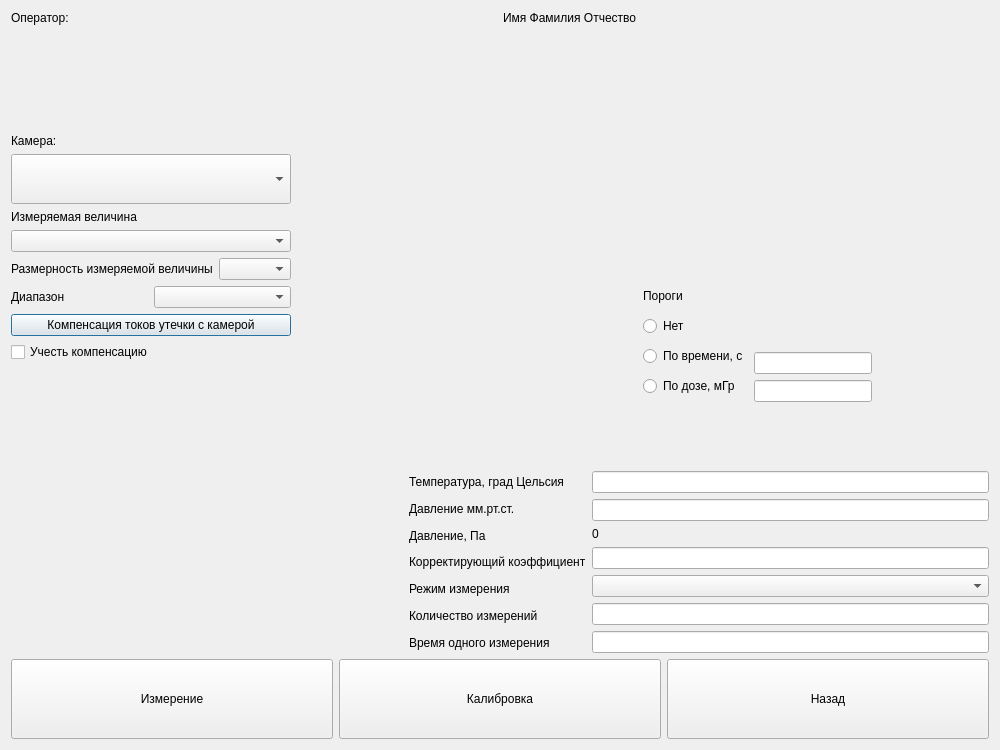
<?xml version="1.0" encoding="UTF-8"?>
<ui version="4.0">
 <class>Gamma_IK_measuring</class>
 <widget class="QDialog" name="Gamma_IK_measuring">
  <property name="geometry">
   <rect>
    <x>0</x>
    <y>0</y>
    <width>1000</width>
    <height>750</height>
   </rect>
  </property>
  <property name="windowTitle">
   <string>Dialog</string>
  </property>
  <layout class="QVBoxLayout" name="verticalLayout_8">
   <item>
    <layout class="QHBoxLayout" name="horizontalLayout_3">
     <item>
      <widget class="QLabel" name="label_8">
       <property name="text">
        <string>Оператор:</string>
       </property>
      </widget>
     </item>
     <item>
      <widget class="QLabel" name="label_9">
       <property name="text">
        <string>Имя Фамилия Отчество</string>
       </property>
      </widget>
     </item>
    </layout>
   </item>
   <item>
    <spacer name="verticalSpacer_2">
     <property name="orientation">
      <enum>Qt::Vertical</enum>
     </property>
     <property name="sizeHint" stdset="0">
      <size>
       <width>20</width>
       <height>53</height>
      </size>
     </property>
    </spacer>
   </item>
   <item>
    <layout class="QHBoxLayout" name="horizontalLayout_7">
     <item>
      <layout class="QVBoxLayout" name="verticalLayout_6">
       <item>
        <spacer name="verticalSpacer_3">
         <property name="orientation">
          <enum>Qt::Vertical</enum>
         </property>
         <property name="sizeHint" stdset="0">
          <size>
           <width>20</width>
           <height>40</height>
          </size>
         </property>
        </spacer>
       </item>
       <item>
        <widget class="QLabel" name="label">
         <property name="text">
          <string>Камера:</string>
         </property>
        </widget>
       </item>
       <item>
        <widget class="QComboBox" name="comboBox">
         <property name="sizePolicy">
          <sizepolicy hsizetype="Minimum" vsizetype="Minimum">
           <horstretch>0</horstretch>
           <verstretch>0</verstretch>
          </sizepolicy>
         </property>
         <property name="minimumSize">
          <size>
           <width>200</width>
           <height>50</height>
          </size>
         </property>
        </widget>
       </item>
       <item>
        <widget class="QLabel" name="label_12">
         <property name="text">
          <string>Измеряемая величина</string>
         </property>
        </widget>
       </item>
       <item>
        <widget class="QComboBox" name="comboBox_4"/>
       </item>
       <item>
        <layout class="QHBoxLayout" name="horizontalLayout_4">
         <item>
          <widget class="QLabel" name="label_10">
           <property name="text">
            <string>Размерность измеряемой величины</string>
           </property>
          </widget>
         </item>
         <item>
          <widget class="QComboBox" name="comboBox_3"/>
         </item>
        </layout>
       </item>
       <item>
        <layout class="QHBoxLayout" name="horizontalLayout_8">
         <item>
          <widget class="QLabel" name="label_13">
           <property name="text">
            <string>Диапазон</string>
           </property>
          </widget>
         </item>
         <item>
          <widget class="QComboBox" name="comboBox_5"/>
         </item>
        </layout>
       </item>
       <item>
        <widget class="QPushButton" name="pushButton_4">
         <property name="text">
          <string>Компенсация токов утечки с камерой</string>
         </property>
        </widget>
       </item>
       <item>
        <widget class="QCheckBox" name="checkBox">
         <property name="text">
          <string>Учесть компенсацию</string>
         </property>
        </widget>
       </item>
       <item>
        <spacer name="verticalSpacer_4">
         <property name="orientation">
          <enum>Qt::Vertical</enum>
         </property>
         <property name="sizeHint" stdset="0">
          <size>
           <width>20</width>
           <height>40</height>
          </size>
         </property>
        </spacer>
       </item>
      </layout>
     </item>
     <item>
      <spacer name="horizontalSpacer_4">
       <property name="orientation">
        <enum>Qt::Horizontal</enum>
       </property>
       <property name="sizeHint" stdset="0">
        <size>
         <width>40</width>
         <height>20</height>
        </size>
       </property>
      </spacer>
     </item>
     <item>
      <layout class="QVBoxLayout" name="verticalLayout_7">
       <item>
        <layout class="QVBoxLayout" name="verticalLayout_3">
         <item>
          <spacer name="verticalSpacer_6">
           <property name="orientation">
            <enum>Qt::Vertical</enum>
           </property>
           <property name="sizeHint" stdset="0">
            <size>
             <width>20</width>
             <height>40</height>
            </size>
           </property>
          </spacer>
         </item>
         <item>
          <layout class="QHBoxLayout" name="horizontalLayout_5">
           <item>
            <widget class="QLabel" name="label_6">
             <property name="text">
              <string>Пороги</string>
             </property>
            </widget>
           </item>
           <item>
            <spacer name="horizontalSpacer_3">
             <property name="orientation">
              <enum>Qt::Horizontal</enum>
             </property>
             <property name="sizeHint" stdset="0">
              <size>
               <width>40</width>
               <height>20</height>
              </size>
             </property>
            </spacer>
           </item>
          </layout>
         </item>
        </layout>
       </item>
       <item>
        <layout class="QHBoxLayout" name="horizontalLayout">
         <item>
          <layout class="QVBoxLayout" name="verticalLayout">
           <item>
            <widget class="QRadioButton" name="radioButton">
             <property name="text">
              <string>Нет</string>
             </property>
            </widget>
           </item>
           <item>
            <widget class="QRadioButton" name="radioButton_2">
             <property name="text">
              <string>По времени, с</string>
             </property>
            </widget>
           </item>
           <item>
            <widget class="QRadioButton" name="radioButton_3">
             <property name="text">
              <string>По дозе, мГр</string>
             </property>
            </widget>
           </item>
          </layout>
         </item>
         <item>
          <layout class="QVBoxLayout" name="verticalLayout_2">
           <item>
            <spacer name="verticalSpacer">
             <property name="orientation">
              <enum>Qt::Vertical</enum>
             </property>
             <property name="sizeType">
              <enum>QSizePolicy::Minimum</enum>
             </property>
             <property name="sizeHint" stdset="0">
              <size>
               <width>20</width>
               <height>40</height>
              </size>
             </property>
            </spacer>
           </item>
           <item>
            <widget class="QLineEdit" name="lineEdit_4"/>
           </item>
           <item>
            <widget class="QLineEdit" name="lineEdit_5"/>
           </item>
          </layout>
         </item>
         <item>
          <spacer name="horizontalSpacer_2">
           <property name="orientation">
            <enum>Qt::Horizontal</enum>
           </property>
           <property name="sizeHint" stdset="0">
            <size>
             <width>40</width>
             <height>20</height>
            </size>
           </property>
          </spacer>
         </item>
        </layout>
       </item>
      </layout>
     </item>
    </layout>
   </item>
   <item>
    <spacer name="verticalSpacer_5">
     <property name="orientation">
      <enum>Qt::Vertical</enum>
     </property>
     <property name="sizeHint" stdset="0">
      <size>
       <width>20</width>
       <height>53</height>
      </size>
     </property>
    </spacer>
   </item>
   <item>
    <layout class="QHBoxLayout" name="horizontalLayout_2">
     <item>
      <spacer name="horizontalSpacer">
       <property name="orientation">
        <enum>Qt::Horizontal</enum>
       </property>
       <property name="sizeHint" stdset="0">
        <size>
         <width>40</width>
         <height>20</height>
        </size>
       </property>
      </spacer>
     </item>
     <item>
      <layout class="QVBoxLayout" name="verticalLayout_5">
       <item>
        <widget class="QLabel" name="label_2">
         <property name="text">
          <string>Температура, град Цельсия</string>
         </property>
        </widget>
       </item>
       <item>
        <widget class="QLabel" name="label_3">
         <property name="text">
          <string>Давление мм.рт.ст.</string>
         </property>
        </widget>
       </item>
       <item>
        <widget class="QLabel" name="label_14">
         <property name="text">
          <string>Давление, Па</string>
         </property>
        </widget>
       </item>
       <item>
        <widget class="QLabel" name="label_4">
         <property name="text">
          <string>Корректирующий коэффициент</string>
         </property>
        </widget>
       </item>
       <item>
        <widget class="QLabel" name="label_5">
         <property name="text">
          <string>Режим измерения</string>
         </property>
        </widget>
       </item>
       <item>
        <widget class="QLabel" name="label_7">
         <property name="text">
          <string>Количество измерений</string>
         </property>
        </widget>
       </item>
       <item>
        <widget class="QLabel" name="label_11">
         <property name="text">
          <string>Время одного измерения</string>
         </property>
        </widget>
       </item>
      </layout>
     </item>
     <item>
      <layout class="QVBoxLayout" name="verticalLayout_4">
       <item>
        <widget class="QLineEdit" name="lineEdit"/>
       </item>
       <item>
        <widget class="QLineEdit" name="lineEdit_2"/>
       </item>
       <item>
        <widget class="QLabel" name="label_15">
         <property name="text">
          <string>0</string>
         </property>
        </widget>
       </item>
       <item>
        <widget class="QLineEdit" name="lineEdit_3"/>
       </item>
       <item>
        <widget class="QComboBox" name="comboBox_2"/>
       </item>
       <item>
        <widget class="QLineEdit" name="lineEdit_6"/>
       </item>
       <item>
        <widget class="QLineEdit" name="lineEdit_7"/>
       </item>
      </layout>
     </item>
    </layout>
   </item>
   <item>
    <layout class="QHBoxLayout" name="horizontalLayout_6">
     <item>
      <widget class="QPushButton" name="pushButton_2">
       <property name="sizePolicy">
        <sizepolicy hsizetype="Minimum" vsizetype="Maximum">
         <horstretch>0</horstretch>
         <verstretch>0</verstretch>
        </sizepolicy>
       </property>
       <property name="minimumSize">
        <size>
         <width>50</width>
         <height>80</height>
        </size>
       </property>
       <property name="maximumSize">
        <size>
         <width>16777215</width>
         <height>100</height>
        </size>
       </property>
       <property name="text">
        <string>Измерение</string>
       </property>
      </widget>
     </item>
     <item>
      <widget class="QPushButton" name="pushButton_3">
       <property name="sizePolicy">
        <sizepolicy hsizetype="Minimum" vsizetype="Maximum">
         <horstretch>0</horstretch>
         <verstretch>0</verstretch>
        </sizepolicy>
       </property>
       <property name="minimumSize">
        <size>
         <width>50</width>
         <height>80</height>
        </size>
       </property>
       <property name="maximumSize">
        <size>
         <width>16777215</width>
         <height>100</height>
        </size>
       </property>
       <property name="text">
        <string>Калибровка</string>
       </property>
      </widget>
     </item>
     <item>
      <widget class="QPushButton" name="pushButton">
       <property name="sizePolicy">
        <sizepolicy hsizetype="Minimum" vsizetype="Maximum">
         <horstretch>0</horstretch>
         <verstretch>0</verstretch>
        </sizepolicy>
       </property>
       <property name="minimumSize">
        <size>
         <width>50</width>
         <height>80</height>
        </size>
       </property>
       <property name="maximumSize">
        <size>
         <width>16777215</width>
         <height>100</height>
        </size>
       </property>
       <property name="text">
        <string>Назад</string>
       </property>
      </widget>
     </item>
    </layout>
   </item>
  </layout>
 </widget>
 <resources/>
 <connections/>
</ui>
